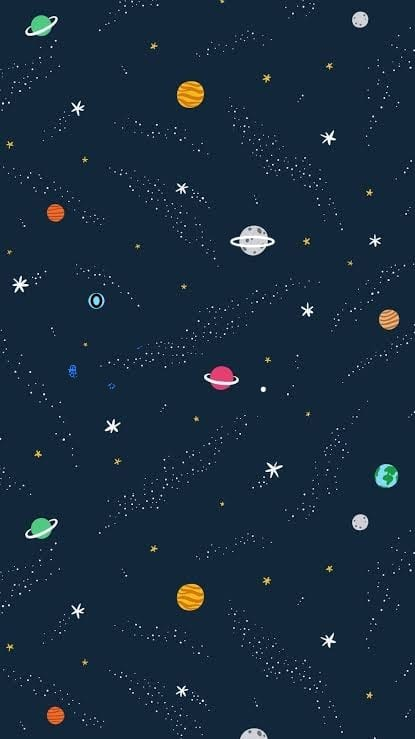
#> input picture Compareing Pictues/1.jpg, 415 x 739 px
$ python ComparePictures.py
#> lines starting #> are read from the running program, lines starting #| are printed output that depends on the picture; after the words box and inside, x2 and y2 are one past the last pixel; in counts of white or black regions, pixels touching at a corner belong together
from skimage.metrics import structural_similarity
"""
scikit-image is an open-source image processing library for the Python programming language.
It includes algorithms for segmentation, geometric transformations, color space manipulation,
analysis, filtering, morphology, feature detection, and more.
"""
#----------------
"""
-->I used "structural_similarity" from metrics module to for performing SSIM
In this project it purpose is to :
> To find out similarity percentage
> Difference between the inputs
"""
import cv2
"""
OpenCV-Python is a library of Python bindings designed to
solve computer vision problems.we can develop real-time computer vision applications. It mainly focuses
on image processing, video capture and analysis including features like face detection and object detection
I will use opencv-python in my program to :
> Resize image
> To convert RGB to GRAY
> For thresholding
> Finding Contours
> To draw rectangles on it
"""
import imutils
"""
OpenCV-Python is a library of Python bindings designed to
solve computer vision problems.we can develop real-time computer vision applications. It mainly focuses
on image processing, video capture and analysis including features like face detection and object detection
I will use opencv-python in my program to :
> Resize image
> To convert RGB to GRAY
> For thresholding
> Finding Contours
> To draw rectangles on it
"""

image1 = cv2.imread("1.jpg")
#> image1 is the input picture: shape (739, 415, 3); mean B, G, R 60.7, 42.7, 23.4
image2 = cv2.imread("2.jpg")
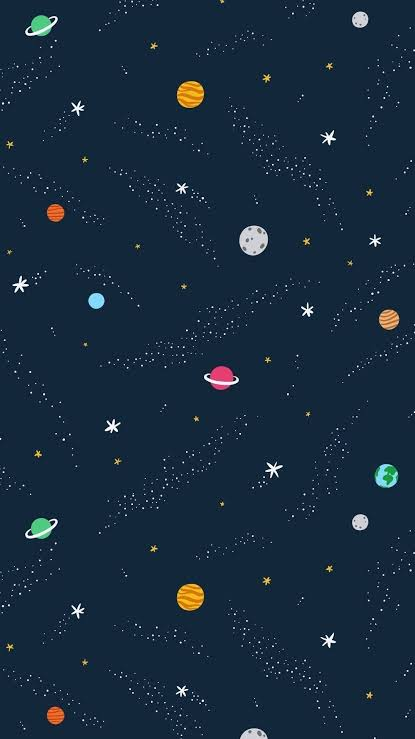
#> input picture Compareing Pictues/2.jpg, 415 x 739 px
#> image2 is the input picture: shape (739, 415, 3); mean B, G, R 60.6, 42.6, 23.3
"""
            reading the Browsed Images
"""
resizedImage1 = cv2.resize(image1, (500, 500), interpolation=cv2.INTER_AREA)
resizedImage2 = cv2.resize(image2, (500, 500), interpolation=cv2.INTER_AREA)
"""
            Resizing Images for ideal size using cv2.resize()
"""
convertedImage1 = cv2.cvtColor(resizedImage1, cv2.COLOR_BGR2GRAY)
convertedImage2 = cv2.cvtColor(resizedImage2, cv2.COLOR_BGR2GRAY)
"""
            Converting Resized Images from RGB to GRAY
            For many applications of image processing, color information doesn't
            help us identify important edges or other features.
 """
(similarity, difference) = structural_similarity(convertedImage1, convertedImage2, full=True)  # , full=True
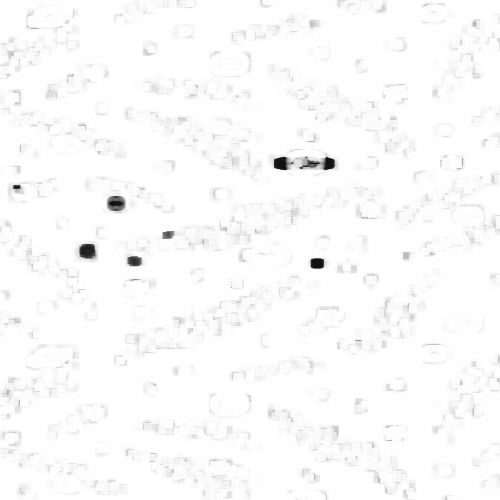
#> difference: shape (500, 500) float64; min -0.0699, max 1, mean 0.983; drawn with min black and max white
#> similarity = 0.983
"""
            Applying Structural Similarity model to fetch Similarity and Difference
"""
differed = (difference * 255).astype("uint8")
"""
           Differed Image is being finding here.
"""
threshold = cv2.threshold(differed, 0, 255, cv2.THRESH_BINARY_INV | cv2.THRESH_OTSU)[1]
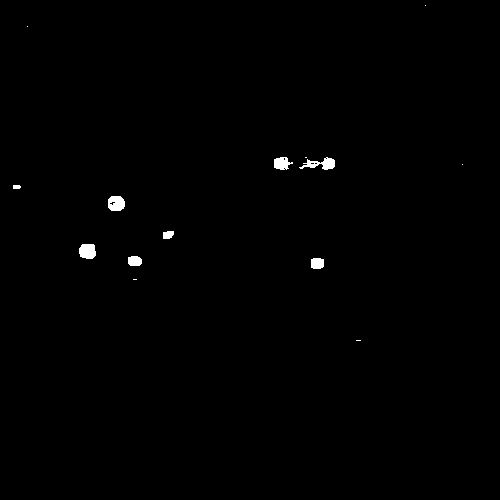
#> threshold: shape (500, 500); 0.48% white; 14 white regions (6 under 20 px)
"""
            Finding Threshold of differed image using
            Applying gaussian blur using inverse binary threshhold on minimum 0 and maximum 255 with
            otsu threshold
            THRESH_OTSU :  Otsu's method avoids having to choose a value and determines it automatically.
                    its arbitary !!
"""
cotourHold = cv2.findContours(threshold.copy(), cv2.RETR_EXTERNAL, cv2.CHAIN_APPROX_SIMPLE)
#> cotourHold = 14 contours, 6 with area under 20; largest, box (x1, y1, x2, y2) and area: (108, 196, 125, 211) 198, (79, 244, 96, 259) 194, (299, 157, 335, 170) 188, (274, 157, 293, 170) 148, (311, 258, 324, 269) 112, (128, 256, 142, 266) 105, (163, 231, 174, 239) 59, (13, 185, 21, 189) 20
"""
            Contours can be explained simply as a curve joining all the continuous points (along the boundary),
        having same color or intensity. The contours are a useful tool for shape analysis and
        object detection and recognition.

        > RETR_EXTERNAL : retrieves only the extreme outer contours. cv2.RETR_LIST – retrieves all of the contours method
        >  CHAIN_APPROX_SIMPLE :  it removes all redundant points and compresses the contour, thereby saving memory.
"""
cotour = imutils.grab_contours(cotourHold)
#> cotour has the same summary as cotourHold
for value in cotour:
    (x, y, w, h) = cv2.boundingRect(value)
    """
                    cv2.boundingRect is the ratio of width to height of bounding rect of the object.
                               it is use to sketch around our Object
    """
    cv2.rectangle(resizedImage1, (x, y), (x + w, y + h), (0, 0, 255), 2)
    # (image, start_point, end_point, color, thickness)
    cv2.rectangle(resizedImage2, (x, y), (x + w, y + h), (0, 0, 255), 2)
    """
                    Drawing on captures ..on the finded point using boundingRect
    """
    heatmap_orginal_img = cv2.applyColorMap(threshold, cv2.COLORMAP_JET)
    fin = cv2.addWeighted(heatmap_orginal_img, 0.7, resizedImage1, 0.3, 0)
    heatmap_differed_ig = cv2.applyColorMap(differed, cv2.COLORMAP_JET)
    difer = cv2.addWeighted(heatmap_differed_ig, 0.7, resizedImage2, 0.3, 0)
    """
        Showing the images now
    """
#> this loop made 14 passes
#> pass 1, `heatmap_orginal_img = cv2.applyColorMap(threshold, cv2.COLORMAP_JET)`:
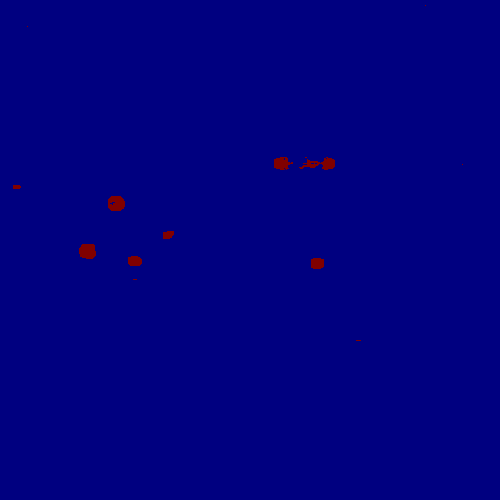
#> heatmap_orginal_img: shape (500, 500, 3); mean B, G, R 127.4, 0, 0.6
#> pass 1, `heatmap_differed_ig = cv2.applyColorMap(differed, cv2.COLORMAP_JET)`:
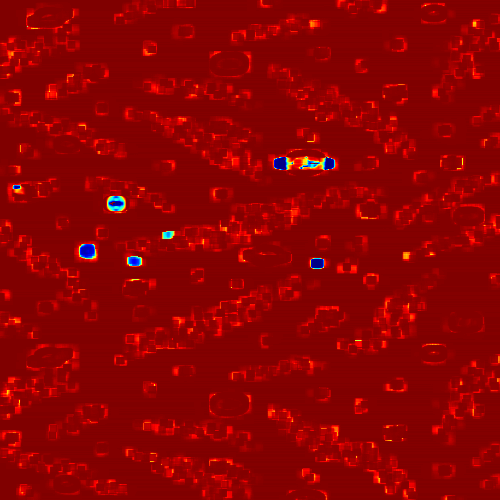
#> heatmap_differed_ig: shape (500, 500, 3); mean B, G, R 0.9, 1.3, 141.8
cv2.imshow("Original",resizedImage1)
cv2.imshow("Modified", resizedImage2)
cv2.imshow("threshold", threshold)
cv2.imshow("differed", differed)
cv2.imshow("HeatMap of Orginal",fin)
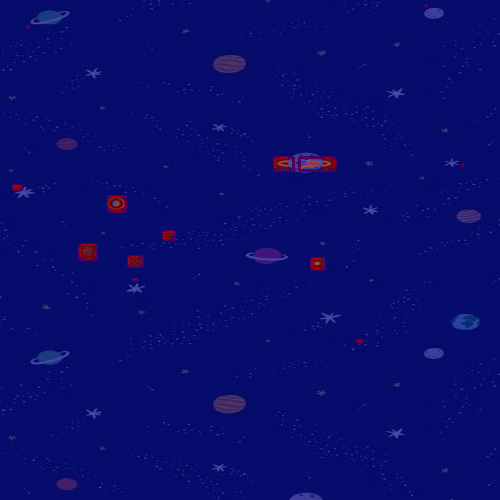
#> window 'HeatMap of Orginal': shape (500, 500, 3); mean B, G, R 107.2, 12.8, 7.6
cv2.imshow("HeatMap of differed",difer)
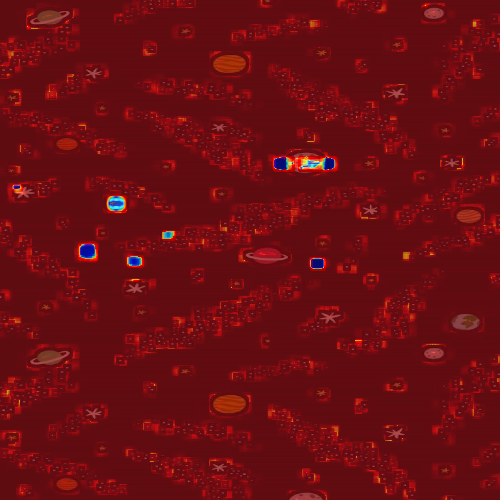
#> window 'HeatMap of differed': shape (500, 500, 3); mean B, G, R 18.4, 13.7, 106.6
cv2.waitKey(0)
